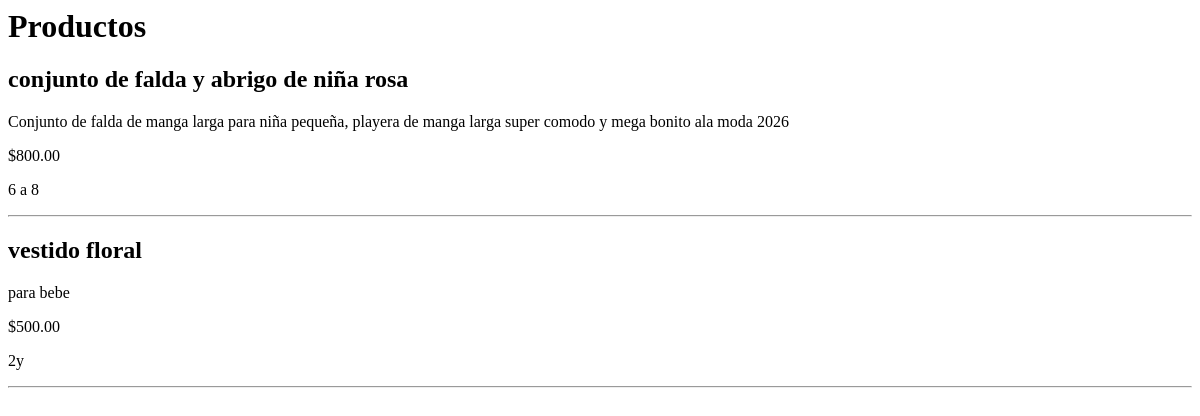
The app's page /niñas/, older data.
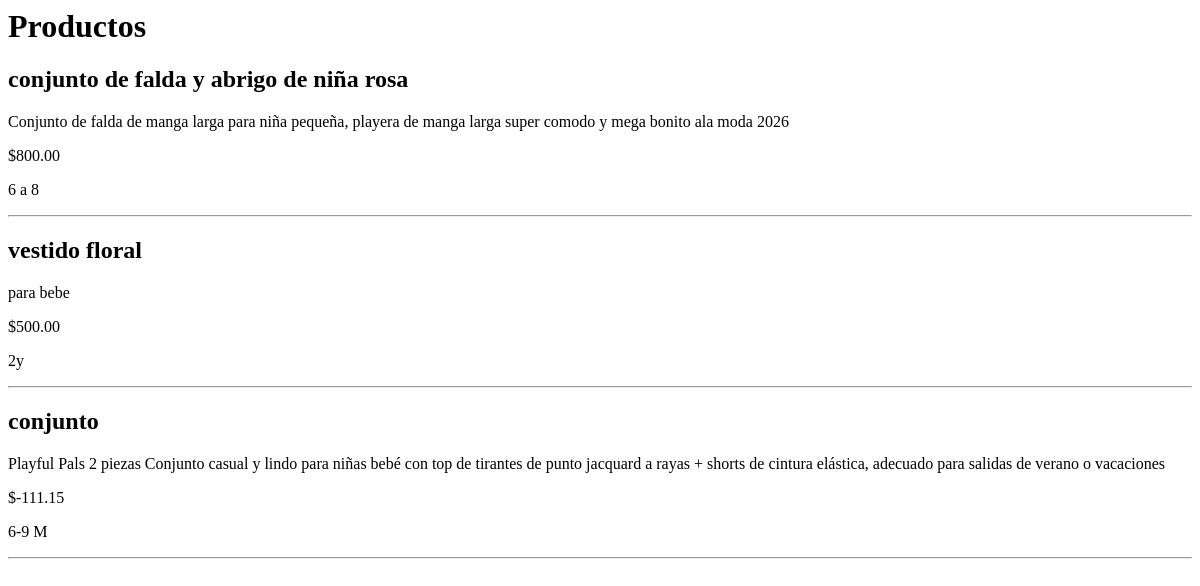
The same page, newer data.
### tienda/models.py (models this page shows, shortened)
class Producto(models.Model):
    CATEGORIAS = [
        ('Hombre', 'Hombre'),
        ('Mujer', 'Mujer'),
        ('Niña', 'Niña'),
        ('Niño', 'Niño'),
    ]
    nombre = models.CharField(max_length=100)
    descripcion = models.TextField()
    precio = models.DecimalField(max_digits=10, decimal_places=2)
    talla = models.CharField(max_length=10)
    stock = models.IntegerField()
    categoria = models.CharField(max_length=20, choices=CATEGORIAS)
    imagen = models.ImageField(upload_to='productos/', null=True, blank=True)

### tienda/views.py (called while the page is built)
def niñas(request):
    productos = Producto.objects.filter(categoria='Niña')
    return render(request, 'niñas.html', {'productos': productos})

### tienda/templates/niñas.html
<h1>Productos</h1>
{% for producto in productos %}
<h2>{{ producto.nombre }}</h2>
<p>{{ producto.descripcion }}</p>
<p>${{ producto.precio }}</p>
<p>{{ producto.talla }}</p>
<hr>
{% endfor %}

Row changes from the older to the newer data that the page shows:
added Producto: nombre "conjunto", descripcion "Playful Pals 2 piezas Conjunto casual y lindo para niñas bebé con top de tirantes de punto jacquard a rayas + shorts de cintura elástica, adecuado para salidas de verano o vacaciones", precio "-111.15", talla "6-9 M"
